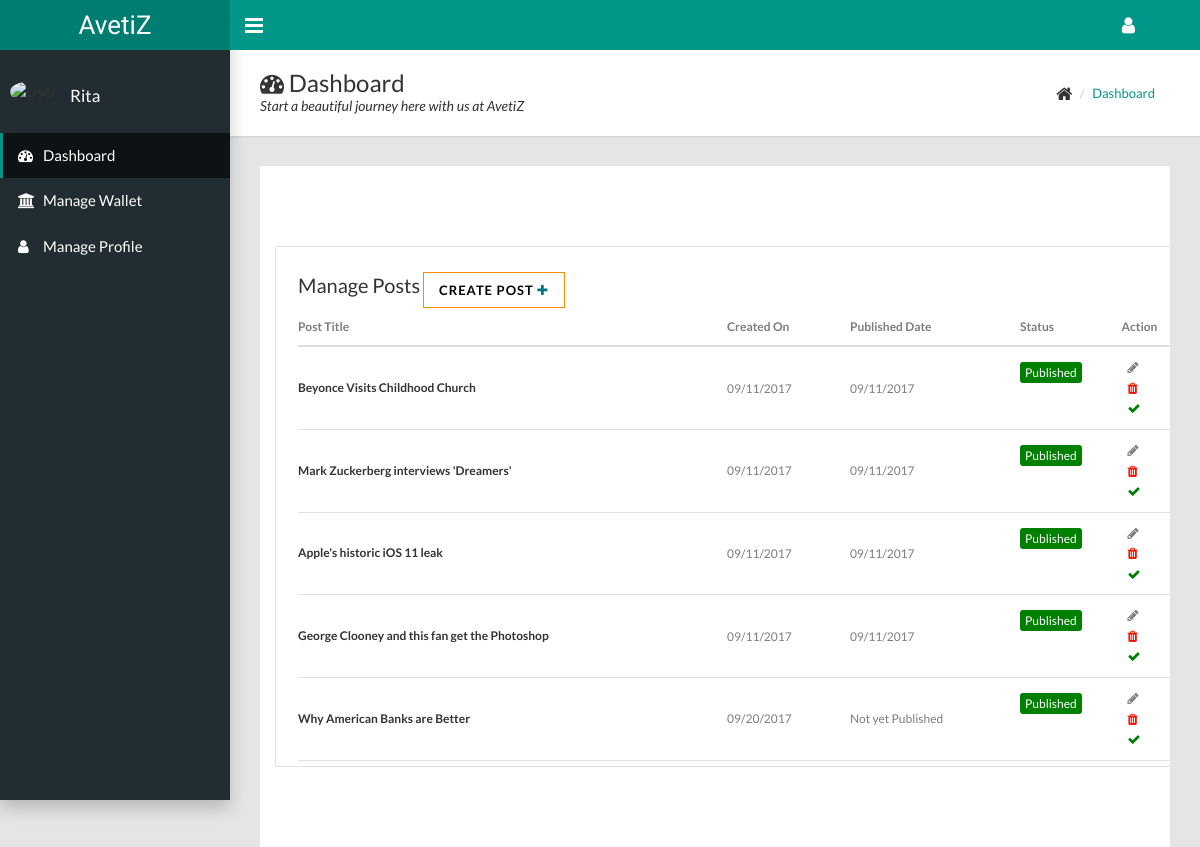
/dashboard/manage_posts/ (signed in), run on the app's committed database.
### blog/models.py (models this page shows, shortened)
class Post(models.Model):
    author = models.ForeignKey('auth.User')
    title = models.CharField(max_length=200)
    text = models.TextField(blank=True)
    post_pic = models.ImageField(upload_to='media', blank=True, null=True)
    created_date = models.DateTimeField(default=timezone.now)
    published_date = models.DateTimeField(blank=True, null=True)
    featured_post = models.BooleanField(default=False)
    trending_post = models.BooleanField(default=False)
    status = models.CharField(max_length=100, default="Draft", choices=(('Draft','Draft'),('Published','Published'),('Submitted','Submitted')))
    category = models.ForeignKey('Category', null=True, blank=True)
    slug = models.SlugField(null=True, blank=True)

### advert/views.py (the view)
class postList(LoginRequiredMixin, ListView):
	model=Post
	template_name='advert/post_list.html'
	login_url='account/login'
	context_object_name='posts'
	def get_queryset(self):
		return Post.objects.filter(author=self.request.user).order_by('-published_date')

### advert/templates/advert/post_list.html (shortened to what this page needs)
{% extends 'advert/base.html' %}
{% block content %}
<main id="maincontent">
  <section class="manage">
    <div class="container">
      <div class="row">
      	<div class="col-md-10 js-post-list ">
      	<div class="panel-body">
      	  <div class="tablehead">
			  <div class="job_title">Manage Posts</div>
			  <button class="createbtn btn btn-primary js-add-product  " data-url="{% url 'advert:create_post' %}">Create Post <i class="fa fa-plus" style="color:#017583;"></i></button>
		  </div>
		    <table class="table overflow-table" id="product-table">
		      <thead >
		      	<tr>
			          <th><strong>Post Title</strong></th>
			          <th class ="mobile_no"><strong>Created On</strong></th>
			          <th class="mobile_no"><strong >Published Date</strong></th>
			          <th><strong>Status</strong></th>
			          <th><strong>Action</strong></th>
			    </tr>
		      </thead>
		      <tbody>
          			{% include 'advert/includes/partial_post_list.html' %}
			   </tbody>
			</table>
			</div>
         </div>
      </div>
    </div>
  </section>
</main>
{% endblock %}

### advert/templates/advert/base.html (shortened to what this page needs)
{% load static %}
<!DOCTYPE html>
<html>
  <head>
    <link rel="stylesheet" type="text/css" href="{% static 'css/main.css' %}">
     <link rel="stylesheet" type="text/css" href="{% static 'css/dash.css' %}">
    <link rel="stylesheet" type="text/css" href="https://maxcdn.bootstrapcdn.com/font-awesome/4.7.0/css/font-awesome.min.css">
  </head>
  <body class="sidebar-mini fixed">
    <div class="wrapper">
      <header class="main-header hidden-print"><a class="logo" href="{% url 'blog:post_list' %}">AvetiZ</a>
        <nav class="navbar navbar-static-top">
          <a class="sidebar-toggle" href="#" data-toggle="offcanvas"></a>
          <div class="navbar-custom-menu">
            <ul class="top-nav">
              <li class="dropdown"><a class="dropdown-toggle" href="#" data-toggle="dropdown" role="button" aria-haspopup="true" aria-expanded="false"><i class="fa fa-user fa-lg"></i></a>
              </li>
            </ul>
          </div>
        </nav>
      </header>
      <aside class="main-sidebar hidden-print">
        <section class="sidebar">
          <div class="user-panel">
            <div class="pull-left image"><img class="img-circle" src="https://s3.amazonaws.com/uifaces/faces/twitter/jsa/48.jpg" alt="User Image"></div>
            <div class="pull-left info">
              <p style="text-transform:capitalize;" >{{request.user.first_name}}</p>
            </div>
          </div>
          <ul class="sidebar-menu">
            <li class="active"><a href="{% url 'advert:dashboard' %}"><i class="fa fa-dashboard"></i><span>Dashboard</span></a></li>
            <li><a href="{% url 'advert:transaction_list' %}"><i class="fa fa-bank"></i><span>Manage Wallet</span></a></li>
            <li><a href="{% url 'advert:profile' %}"><i class="fa fa-user"></i><span>Manage Profile</span></a></li>
          </ul>
        </section>
      </aside>
      {% if xyzw %}
        {% block profile %}{% endblock %}
      {% else %}
      <div class="content-wrapper">
        <div class="page-title">
          <div>
            <h1><i class="fa fa-dashboard"></i> Dashboard</h1>
            <p>Start a beautiful journey here with us at AvetiZ</p>
          </div>
          <div>
            <ul class="breadcrumb">
              <li><i class="fa fa-home fa-lg"></i></li>
              <li><a href="{% url 'advert:dashboard'%}">Dashboard</a></li>
            </ul>
          </div>
        </div>
        {% block content %}{% endblock %}
      </div>
    {% endif %}
    </div>
  </body>
</html>

### advert/templates/advert/includes/partial_post_list.html
        {% for post in posts %}
        <tr>
          <td><h1><strong>{{post.title}}</strong></h1></td>
          <td class="mobile_no">{{post.created_date|date:"SHORT_DATE_FORMAT"}}</td>
          {% if post.published_date %}
          <td class="mobile_no">{{post.published_date|date:"SHORT_DATE_FORMAT"}}</td>
          {% else %}
          <td class="mobile_no">Not yet Published</td>
          {% endif %}
          <td class="status {{post.status}}">{{post.status}}</td>
          <td> <button data-toggle="tooltip"  title="Edit Post" data-url="{% url 'advert:update_post' post.id %}"  class="js-update-product buttonicon"><span><i  class="fa fa-pencil" ></i></span></button>
          <br>
          <button data-toggle="tooltip"  title="Delete Post" data-url="{% url 'advert:delete_post' post.id %}"  class="js-delete-product buttonicon"><span><i style="color:#f11300 ; " class="fa fa-trash"></i></span></button>
          <br>
          <button data-url="{% url 'advert:submit_post' post.id%}"  data-toggle="tooltip"  title="Save post for Review" class="js-submit-product buttonicon"><span><i style="color:green ; " class="fa fa-check"></i></span></button>
          </td>
        </tr>
        {% endfor %}

### blog/static/css/dash.css (style rules this page uses)
a { text-decoration: none; }
#maincontent { padding: 80px 0px; position: relative; overflow: hidden; float: left; width: 100%; }
.manage .panel-body { padding-bottom: 5px; }
.panel-body { border: solid 1px #e1e1e1; border-radius: 2px; padding: 22px; position: relative; }
.job_title { color: #333; font-size: 20px; line-height: 33px; font-weight: 500; display:inline; }
.table { margin-bottom: 0px; }
tr { border-bottom: solid 1px #e1e1e1; }
.manage .table>thead>tr>th { padding-left: 0px; }
.table>thead>tr>th { font-size: 13px; color: #333; }
.table>tbody>tr>td, .table>tbody>tr>th, .table>tfoot>tr>td, .table>tfoot>tr>th, .table>thead>tr>td, .table>thead>tr>th { border-top: 0px; font-size: 12px; vertical-align: middle; color: #7d7d7d; padding: 10px; padding-left: 0px; }
.table>tbody>tr>td h1 { font-size: 12px; color: #333; line-height: 30px; font-weight: 500; margin: 0px; }
.table>tbody>tr>td span { color: #7d7d7d; font-size: 13px; display: block; }
.status { color: #fff !important; font-size: 13px; display: inline-block; border-radius: 3px; margin-top: 15px; padding: 2px 5px !important; }
.Published { background-color: #5cc069; }
.createbtn { border-radius:0px; background:transparent; border-style: solid; border-color: #ff8800; border-width: 1px; color:#000; }
.buttonicon { background-color: transparent; border-style: none; }
#maincontent { background-color: #fff; }
.Published { background-color:green; }

### data on the page
Post: title "Beyonce Visits Childhood Church", created_date "09/11/2017", published_date "09/11/2017", status "Published"
Post: title "Mark Zuckerberg interviews 'Dreamers'", created_date "09/11/2017", published_date "09/11/2017", status "Published"
Post: title "Apple's historic iOS 11 leak", created_date "09/11/2017", published_date "09/11/2017", status "Published"
Post: title "George Clooney and this fan get the Photoshop", created_date "09/11/2017", published_date "09/11/2017", status "Published"
Post: title "Why American Banks are Better", created_date "09/20/2017", shows "Not yet Published", status "Published"

### other printed values
{{ request.user.first_name }} "Rita"
